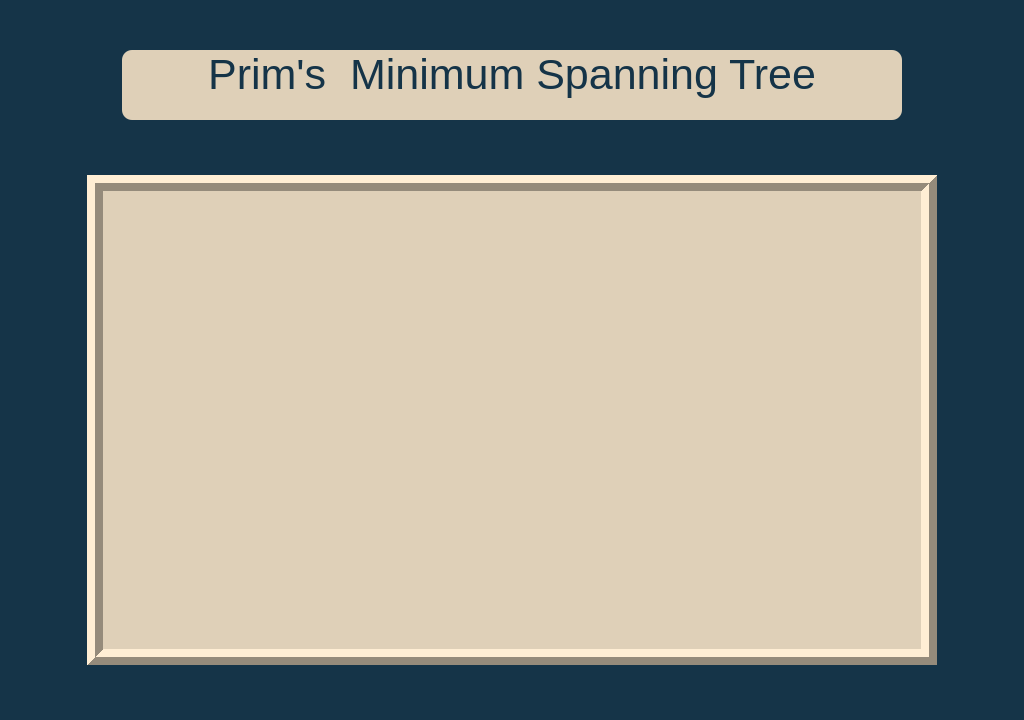
<?xml version="1.0" encoding="UTF-8"?>
<ui version="4.0">
 <class>AlgorithmWindow</class>
 <widget class="QMainWindow" name="AlgorithmWindow">
  <property name="geometry">
   <rect>
    <x>0</x>
    <y>0</y>
    <width>1024</width>
    <height>720</height>
   </rect>
  </property>
  <property name="windowTitle">
   <string>MainWindow</string>
  </property>
  <property name="styleSheet">
   <string notr="true">background-color: rgb(21, 52, 72);</string>
  </property>
  <widget class="QWidget" name="centralwidget">
   <widget class="QLabel" name="pageTitle">
    <property name="geometry">
     <rect>
      <x>122</x>
      <y>50</y>
      <width>780</width>
      <height>70</height>
     </rect>
    </property>
    <property name="font">
     <font>
      <pointsize>32</pointsize>
     </font>
    </property>
    <property name="layoutDirection">
     <enum>Qt::LeftToRight</enum>
    </property>
    <property name="styleSheet">
     <string notr="true">background-color: rgb(223, 208, 184);
color: rgb(21, 52, 72);
 border-radius: 10px;</string>
    </property>
    <property name="text">
     <string>Prim's  Minimum Spanning Tree</string>
    </property>
    <property name="textFormat">
     <enum>Qt::AutoText</enum>
    </property>
    <property name="scaledContents">
     <bool>true</bool>
    </property>
    <property name="alignment">
     <set>Qt::AlignHCenter|Qt::AlignTop</set>
    </property>
    <property name="wordWrap">
     <bool>false</bool>
    </property>
    <property name="margin">
     <number>0</number>
    </property>
    <property name="indent">
     <number>0</number>
    </property>
   </widget>
   <widget class="QFrame" name="frame">
    <property name="geometry">
     <rect>
      <x>87</x>
      <y>175</y>
      <width>850</width>
      <height>490</height>
     </rect>
    </property>
    <property name="styleSheet">
     <string notr="true">background-color: rgb(223, 208, 184);

</string>
    </property>
    <property name="frameShape">
     <enum>QFrame::Box</enum>
    </property>
    <property name="frameShadow">
     <enum>QFrame::Raised</enum>
    </property>
    <property name="lineWidth">
     <number>8</number>
    </property>
   </widget>
  </widget>
 </widget>
 <resources/>
 <connections/>
</ui>
